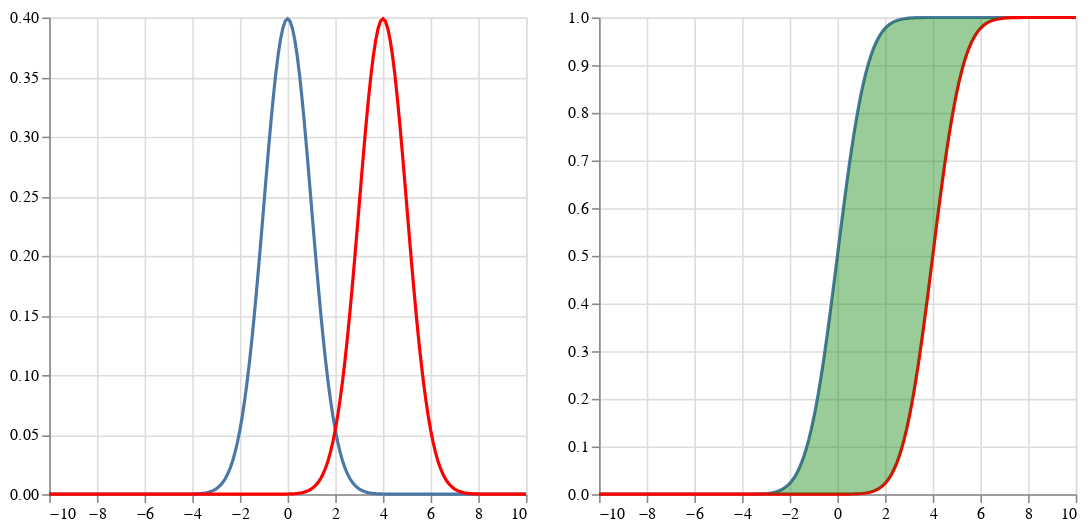

Notebook cell for this chart:
### Markdown cell above
### Choose two Distributions to visualize and calculate the OT cost

Note that for $c(x,y) = |y-x|$, the area in green in the plot represents the optimal transport cost.

### Code cell
μ = Normal(0)
ν = Normal(4)
y = range(0,stop=1,length=500)
q = quantile(μ,y);
c(x,y) = abs(y-x)^1 # h(y-x) convex function

println("Optimal Trasnport Cost = ",otc(μ,ν,c))
plotDistributions(μ,ν)

### Figure 1 — Vega-Lite specification as saved in the notebook (floating-point values rounded to 4 significant figures; data arrays with more than 128 entries replaced by an {"elided": "..."} marker saying what was removed)
{"hconcat": [{"layer": [{"data": {"values": {"elided": "201 records"}}, "encoding": {"x": {"field": "x", "title": null, "type": "quantitative"}, "y": {"field": "y", "title": null, "type": "quantitative"}}, "mark": "line"}, {"data": {"values": {"elided": "201 records"}}, "encoding": {"color": {"value": "red"}, "x": {"field": "x", "title": null, "type": "quantitative"}, "y": {"field": "y", "title": null, "type": "quantitative"}}, "mark": "line"}]}, {"layer": [{"data": {"values": {"elided": "201 records"}}, "encoding": {"x": {"field": "x", "title": null, "type": "quantitative"}, "y": {"field": "y", "title": null, "type": "quantitative"}}, "mark": "line"}, {"data": {"values": {"elided": "201 records"}}, "encoding": {"color": {"value": "red"}, "x": {"field": "x", "title": null, "type": "quantitative"}, "y": {"field": "y", "title": null, "type": "quantitative"}}, "mark": "line"}, {"data": {"values": {"elided": "201 records"}}, "encoding": {"color": {"value": "green"}, "opacity": {"value": 0.4}, "x": {"field": "x", "title": null, "type": "quantitative"}, "y": {"field": "y", "title": null, "type": "quantitative"}, "y2": {"field": "y2", "title": null, "type": "quantitative"}}, "mark": "area"}]}]}
